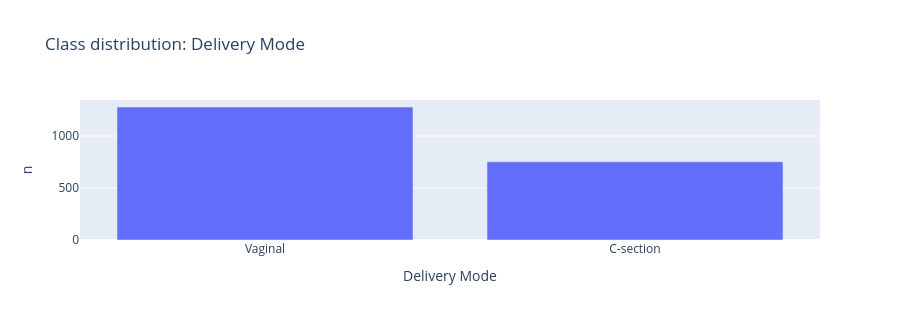

Notebook code for this chart:
### Code cell
# Class balance. Heavy imbalance means "always predict majority" already has high
# accuracy, so watch macro-F1 and ROC-AUC instead of raw accuracy in the money slide.
counts_df = counts.rename_axis(TASK["target"]).reset_index(name="n")
px.bar(counts_df, x=TASK["target"], y="n",
       title=f"Class distribution: {TASK['target']}", height=320)

### Figure 1 — Plotly figure (JSON) as saved in the notebook; plotly's stock layout.template omitted (floating-point values rounded to 4 significant figures)
{"data": [{"hovertemplate": "Delivery Mode=%{x}<br>n=%{y}<extra></extra>", "legendgroup": "", "marker": {"color": "#636efa", "pattern": {"shape": ""}}, "name": "", "orientation": "v", "showlegend": false, "textposition": "auto", "type": "bar", "x": ["Vaginal", "C-section"], "xaxis": "x", "y": [1279, 752], "yaxis": "y"}], "layout": {"barmode": "relative", "height": 320, "legend": {"tracegroupgap": 0}, "title": {"text": "Class distribution: Delivery Mode"}, "xaxis": {"anchor": "y", "domain": [0, 1], "title": {"text": "Delivery Mode"}}, "yaxis": {"anchor": "x", "domain": [0, 1], "title": {"text": "n"}}}}
